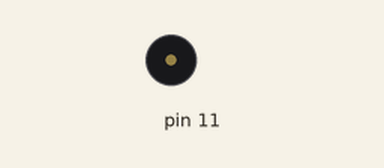
Bench run of a sketch on a simulated Arduino Uno, built with avr-gcc and run on an emulated ATmega328P. Shown: buzzer (waves = sounding). What the sketch prints to the serial monitor is not drawn.

Above: at 0.05 s.
Timing chart, 0 to 8.2 s (numbered marks = the images above):
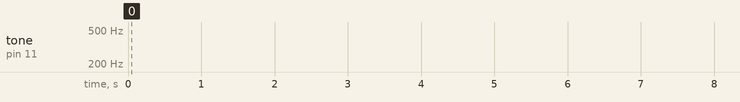

The sketch:

Suzume.ino
```cpp
#include <EEPROM.h>

//Notes[n][3]
  //1    = 32
  //1/2  = 16
  //1/4  = 8
  //1/8  = 4
  //1/16 = 2
  //1/32 = 1
//Notes[n][1]
  //C  = 1  do
  //C# = 2  do#
  //D  = 3  re
  //D#  re#
  //E  = 5  mi
  //F  = 6  fa
  //F# = 7  fa#
  //G  = 8  sol
  //G# = 9  sol#
  //A  = 10 la
  //A# = 11 la#
  //B  = 12 si

   byte Notes[][2] = {
    //Intro - Vocals
    {0 , 4}, //1
    {3 , 4}, {10, 4}, {10, 4}, //2
    {6 , 4}, {5 , 4}, {3 , 4}, {1 , 4}, {10, 3}, {1 , 4}, //3
    {3 , 4}, {5 , 4}, {6 , 4}, {8 , 4}, {6 , 4}, {5 , 4}, //4
    {1 , 4}, {0 , 4}, {0 , 4}, //5
    {3 , 4}, {10, 4}, {10, 4}, //6
    {6 , 4}, {5 , 4}, {3 , 4}, {1 , 4}, {10, 3}, {1 , 4}, //7
    {3 , 4}, {5 , 4}, {6 , 4}, {8 , 4}, {6 , 4}, {5 , 4}, //8
    {3 , 4}, {0 , 4}, {0 , 4}, //9
    {3 , 4}, {10, 4}, {10, 4}, //10
    {6 , 4}, {5 , 4}, {3 , 4}, {1 , 4}, {10, 3}, {1 , 4}, //11
    {3 , 4}, {5 , 4}, {6 , 4}, {8 , 4}, {6 , 4}, {5 , 4}, //12
    {1 , 4}, {0 , 4}, {0 , 4}, //13
    {3 , 4}, {10, 4}, {10, 4}, //14
    {6 , 4}, {5 , 4}, {3 , 4}, {1 , 4}, {10, 3}, {1 , 4}, //14
    {3 , 4}, {5 , 4}, {6 , 4}, {8 , 4}, {6 , 4}, {5 , 4}, //15
    {3 , 4}, {0 , 4}, //16
    //Instrumental - Piano
    {10, 5}, {1 , 6}, {10, 5}, //17
    {8 , 5}, {10, 5}, //18
    {6 , 5}, {8 , 5}, //19
    {5 , 5}, {1 , 5}, //20
    {10, 5}, {1 , 6}, {10, 5}, //21
    {8 , 5}, {10, 5}, //22
    {6 , 5}, {8 , 5}, //23
    {5 , 5}, {1 , 5}, //24
    //Verse - Vocal
    {3 , 4}, {10, 4}, {10, 4}, //25
    {6 , 4}, {5 , 4}, {3 , 4}, {1 , 4}, {10, 3}, {1 , 4}, //26
    {3 , 4}, {5 , 4}, {6 , 4}, {8 , 4}, {6 , 4}, {5 , 4}, //27
    {1 , 4}, {0 , 4}, {0 , 4}, //28
    {3 , 4}, {10, 4}, {10, 4}, //29
    {6 , 4}, {5 , 4}, {3 , 4}, {1 , 4}, {10, 3}, {1 , 4}, //30
    {3 , 4}, {5 , 4}, {6 , 4}, {8 , 4}, {6 , 4}, {5 , 4}, //31
    {3 , 4}, {0 , 4}, {0 , 4}, //32
    {3 , 4}, {10, 4}, {10, 4}, //33
    {6 , 4}, {5 , 4}, {3 , 4}, {1 , 4}, {10, 3}, {1 , 4}, //34
    {3 , 4}, {5 , 4}, {6 , 4}, {8 , 4}, {6 , 4}, {5 , 4}, //35
    {1 , 4}, {0 , 4}, {0 , 4}, //36
    {3 , 4}, {10, 4}, {10, 4}, //37
    {6 , 4}, {5 , 4}, {3 , 4}, {1 , 4}, {10, 3}, {1 , 4}, //38
    {3 , 4}, {5 , 4}, {6 , 4}, {8 , 4}, {6 , 4}, {5 , 4}, //39
    {3 , 4}, {0 , 4}, {6 , 4}, {8 , 4}, //40
    //Pre-Chorus - Vocals
    {10, 4}, {8 , 4}, {6 , 4}, {8 , 4}, {10, 4}, //41
    {0 , 4}, {6 , 4}, {8 , 4}, //42
    {10, 4}, {8 , 4}, {6 , 4}, {8 , 4}, {10, 4}, //43
    {0 , 4}, {6 , 4}, {8 , 4}, //44
    {10, 4}, {8 , 4}, {6 , 4}, {8 , 4}, {10, 4}, //45
    {0 , 4}, {6 , 4}, {8 , 4}, //46
    {10, 4}, {8 , 4}, {6 , 4}, {8 , 4}, {10, 4}, //47
    //48
    //Chorus I - Vocals
    {3 , 5}, {1 , 5}, {1 , 5}, {1 , 5}, {10, 4}, {10, 4}, {10, 4}, //49
    {10, 4}, {8 , 4}, {8 , 4}, {8 , 4}, {8 , 4}, {6 , 4}, {6 , 4}, {8 , 4}, //50
    {10, 4}, {0 , 4}, //51
    {6 , 4}, {8 , 4}, {10, 4}, {8 , 4}, {6 , 4}, {6 , 4}, //52
    {3 , 5}, {1 , 5}, {1 , 5}, {1 , 5}, {1 , 5}, {10, 4}, {10, 4}, {10, 4}, //53
    {10, 4}, {8 , 4}, {8 , 4}, {8 , 4}, {8 , 4}, {6 , 4}, {6 , 4}, {8 , 4}, //54
    {10, 4}, {0 , 4}, //55
    {6 , 4}, {8 , 4}, {10, 4}, {8 , 4}, {6 , 4}, {6 , 4}, {1 , 4}, //56
    {3 , 4}, {6 , 4}, {5 , 4}, {1 , 4}, {3 , 4}, //57
    {0 , 4}, {1 , 4}, {3 , 4}, {1 , 4}, //58
    {3 , 4}, {6 , 4}, {5 , 4}, {1 , 4}, {3 , 4}, //59
    //60
    {3 , 5}, {1 , 5}, {1 , 5}, {1 , 5}, {10, 4}, {10, 4}, {10, 4}, //61
    {10, 4}, {8 , 4}, {8 , 4}, {8 , 4}, {8 , 4}, {6 , 4}, {6 , 4}, {8 , 4}, //62
    {10, 4}, {0 , 4}, {6 , 4}, //63
    {6 , 4}, {8 , 4}, {10, 4}, {8 , 4}, {6 , 4}, {6 , 4}, //64
    {3 , 5}, {1 , 5}, {1 , 5}, {1 , 5}, {1 , 5}, {10, 4}, {10, 4}, {10, 4}, //65
    {10, 4}, {8 , 4}, {8 , 4}, {8 , 4}, {8 , 4}, {6 , 4}, {6 , 4}, {8 , 4}, //66
    {10, 4}, {0 , 4}, //67
    {6 , 4}, {8 , 4}, {10, 4}, {8 , 4}, {6 , 4}, {6 , 4}, {1 , 4}, //68
    {3 , 4}, {6 , 4}, {5 , 4}, {1 , 4}, {3 , 4}, //69
    {0 , 4}, {1 , 4}, //70
    {3 , 4}, {6 , 4}, {5 , 4}, {1 , 4}, {3 , 4}, //71
    {0 , 4}, {1 , 4}, //72
    {3 , 4}, {6 , 4}, {5 , 4}, {1 , 4}, {3 , 4}, //73
    {6 , 4}, {6 , 4}, {8 , 4}, {8 , 4}, //74
    {0 , 4}, {6 , 4}, {6 , 4}, {8 , 4}, //75
    {10, 4}, {8 , 4}, {8 , 4}, {6 , 4}, //76
    //Instrumental II - Saxophone
    {6 , 5}, {10, 5}, {6 , 5}, {5 , 5}, //77
    {3 , 5}, {5 , 5}, //78
    {6 , 5}, {0 , 5}, //79
    {0 , 5}, {1 , 5}, //80
    {6 , 5}, {10, 5}, {6 , 5}, {5 , 5}, //81
    {3 , 5}, {5 , 5}, //82
    {3 , 5}, //83
    {6 , 4}, {8 , 4}, //84
    //Bridge - Vocals
    {10, 4}, {8 , 4}, {8 , 4}, {6 , 4}, {3 , 4}, //85
    {0 , 4}, {3 , 4}, {1 , 4}, //86
    {3 , 4}, {6 , 4}, {6 , 4}, {8 , 4}, {10, 4}, //87
    {0 , 4}, {6 , 4}, {8 , 4}, //88
    {10, 4}, {8 , 4}, {8 , 4}, {6 , 4}, {3 , 4}, //89
    {0 , 4}, {3 , 4}, {1 , 4}, //90
    {3 , 4}, {6 , 4}, {6 , 4}, {6 , 4}, {10, 4}, {8 , 4}, //91
    {0 , 4}, {10, 4}, {8 , 4}, //92
    {10, 4}, {10, 4}, {3 , 5}, {1 , 5}, //93
    {0 , 4}, {6 , 4}, {3 , 4}, //94
    {6 , 4}, {6 , 4}, {8 , 4}, {10, 4}, //95
    {0 , 4}, {3 , 4}, {1 , 4}, //96
    {3 , 4}, {6 , 4}, {6 , 4}, {8 , 4}, {10, 4}, //97
    {0 , 4}, {10, 4}, {8 , 4}, {6 , 4}, {5 , 4}, //98
    {3 , 4}, {3 , 4}, {1 , 4}, {3 , 4}, //99
    {0 , 4}, {6 , 4}, {8 , 4}, //100
    {10, 4}, {10, 4}, {3 , 5}, {1 , 5}, //101
    {0 , 4}, {6 , 4}, {3 , 4}, //102
    {6 , 4}, {6 , 4}, {8 , 4}, {10, 4}, //103
    {0 , 4}, {3 , 4}, {1 , 4}, //104
    {3 , 4}, {6 , 4}, {6 , 4}, {8 , 4}, {10, 4}, //105
    {0 , 4}, {10, 4}, {8 , 4}, {6 , 4}, {5 , 4}, //106
    {3 , 4}, {3 , 4}, {1 , 4}, {1 , 4}, {3 , 4}, //107
    {0 , 4}, {10, 4}, //108
    {8 , 4}, {6 , 4}, {5 , 4}, {3 , 4}, //109
    {0 , 4}, //110
    //Instrumental III - Guitar / Piano
    {10, 5}, {3 , 5}, {6 , 5}, {10, 5}, {8 , 5}, {3 , 5}, {5 , 5}, {1, 5}, //111
    {3 , 5}, {0 , 5}, {1 , 5}, {3 , 5}, {6 , 5}, {8 , 5}, //112
    {10, 5}, {3 , 5}, {6 , 5}, {10, 5}, {8 , 5}, {3 , 5}, {5 , 5}, {1, 5}, //113
    {3 , 5}, {0 , 5}, {1 , 5}, {3 , 5}, {6 , 5}, {8 , 5}, //114
    {10, 5}, {3 , 5}, {6 , 5}, {10, 5}, {8 , 5}, {3 , 5}, {5 , 5}, {1, 5}, //115
    {3 , 5}, {0 , 5}, {1 , 5}, {3 , 5}, {6 , 5}, {8 , 5}, //116
    {10, 5}, {3 , 5}, {6 , 5}, {10, 5}, {8 , 5}, {3 , 5}, {5 , 5}, {1 , 5}, //117
    {3 , 5}, {0 , 5}, {1 , 5}, {5 , 4}, {6 , 4}, {8 , 4}, {10, 4}, {12, 4}, {1 , 5}, {3 , 5}, {5 , 5}, {6 , 5}, {8 , 5}, {10, 5}, {12, 5},  //118
    {1 , 6}, {0 , 6}, //119
    //Chorus II - Vocals
    {3 , 5}, {1 , 5}, {1 , 5}, {1 , 5}, {10, 4}, {10, 4}, {10, 4}, //120
    {1 , 4}, {8 , 4}, {8 , 4}, {8 , 4}, {8 , 4}, {6 , 4}, {6 , 4}, {8 , 4}, //121
    {10, 4}, {0 , 4}, //122
    {6 , 4}, {8 , 4}, {10, 4}, {8 , 4}, {6 , 4}, {6 , 4}, //123
    {3 , 5}, {1 , 5}, {1 , 5}, {1 , 5}, {1 , 5}, {10, 4}, {10, 4}, {10, 4}, //124
    {1 , 4}, {8 , 4}, {8 , 4}, {8 , 4}, {8 , 4}, {6 , 4}, {6 , 4}, {8 , 4}, //125
    {10, 4}, {0 , 4}, //126
    {6 , 4}, {8 , 4}, {10, 4}, {8 , 4}, {6 , 4}, {6 , 4}, {1 , 4}, //127
    {3 , 4}, {6 , 4}, {5 , 4}, {1 , 4}, {3 , 4}, //128
    {0 , 4}, {1 , 4}, {3 , 4}, {1 , 4}, //129
    {3 , 4}, {6 , 4}, {6 , 4}, {8 , 4}, {10, 4}, //130
    //131
    {3 , 5}, {1 , 5}, {1 , 5}, {1 , 5}, {1 , 5}, {10, 4}, {10, 4}, {10, 4}, //132
    {1 , 4}, {8 , 4}, {8 , 4}, {8 , 4}, {8 , 4}, {6 , 4}, {6 , 4}, {8 , 4}, //133
    {10, 4}, {0 , 4}, //134
    {6 , 4}, {8 , 4}, {10, 4}, {8 , 4}, {6 , 4}, {6 , 4}, //135
    {3 , 5}, {1 , 5}, {1 , 5}, {1 , 5}, {1 , 5}, {10, 4}, {10, 4}, {10, 4}, //136
    {1 , 4}, {8 , 4}, {8 , 4}, {8 , 4}, {8 , 4}, {6 , 4}, {6 , 4}, {8 , 4}, //137
    {10, 4}, {0 , 4}, //138
    {6 , 4}, {8 , 4}, {10, 4}, {8 , 4}, {6 , 4}, {6 , 4}, {1 , 4}, //139
    {3 , 4}, {6 , 4}, {5 , 4}, {1 , 4}, {3 , 4}, //140
    {0 , 4}, {1 , 4}, //141
    {3 , 4}, {6 , 4}, {6 , 4}, {8 , 4}, {10, 4}, //142
    {0 , 4}, {1 , 4}, //143
    {3 , 4}, {6 , 4}, {5 , 4}, {1 , 4}, {3 , 4}, //144
    {6 , 4}, {6 , 4}, {8 , 4}, {8 , 4}, //145
    {0 , 4}, {6 , 4}, {6 , 4}, //146
    {10, 4}, {8 , 4}, {8 , 4}, {6 , 4}, //147
    //Ending - Vocals / Saxophone
    {6 , 4}, {10, 5}, {6 , 5}, //148
    {5 , 5}, {1 , 5}, //149
    {6 , 5}, //150
  };

void setup() {

  Serial.begin(9600);
  pinMode(11, OUTPUT);
  int SizeNotes = (sizeof(Notes) / sizeof(*Notes));
  Serial.println(SizeNotes);
  Play(Notes, SizeNotes, 152, 11);
}


void loop() {

}

float Hz(int note, int octave){

  if(note <= 0 || note > 12 || octave < 0){
    return 0.0;
  }
  else{
    if(octave >= 0 && note > 0 && note <= 12){
      float hz = 440 * pow(1.05946309436, 12 * (octave - 4) + note - 10);
      return hz;
    }
  }
}


void Play(byte Notes[][2], int SizeNotes, uint8_t bpm, uint8_t buzzer){

  float start = millis();
  float keep = start;
  float beatDuration = 60000 / bpm;

  for (int i = 0; i < SizeNotes; i++) {

    float noteDuration = (EEPROM.read(i) * beatDuration) / 8;
    float Frecuency = Hz(Notes[i][0], Notes[i][1]);

    if(Frecuency > 0){
      while(millis() <= keep + (noteDuration * 0.9)){
        tone(buzzer, Frecuency);
      }
      while(millis() >= keep + (noteDuration * 0.9) && millis() <= keep + noteDuration){
        noTone(buzzer);
      }
    }
    else{
      while(millis() <= keep + noteDuration){
        noTone(buzzer);
      }
    }
    keep += noteDuration;
    Serial.println(i);
  }
}
```

Measured:
- by itself, tone on pin 11: plays 293 Hz for 11.3 s, 440 Hz for 11.3 s, 440 Hz for 11.3 s, 349 Hz for 11.3 s, 329 Hz for 11.3 s, 293 Hz for 11.3 s … (10 notes in this stretch)
